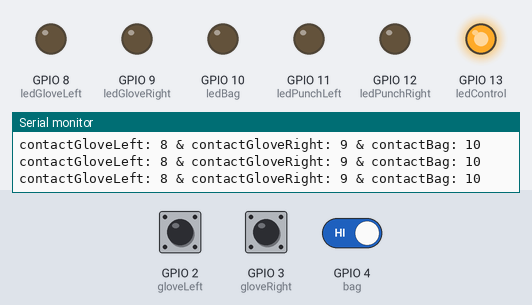
A sketch run on a simulated ESP32-S3. Shown: output pins drawn as LEDs (lit = HIGH), the last lines printed to the serial monitor. The test bench sets the inputs (shaded band); at power-on: GPIO 2 (gloveLeft) HIGH, GPIO 3 (gloveRight) HIGH, GPIO 4 (bag) HIGH. USB keyboard and mouse output is not drawn.

Above: at 3.2 s.
3.3 s: GPIO 2 (gloveLeft) pulled LOW for 0.15 s
At 3.4 s:
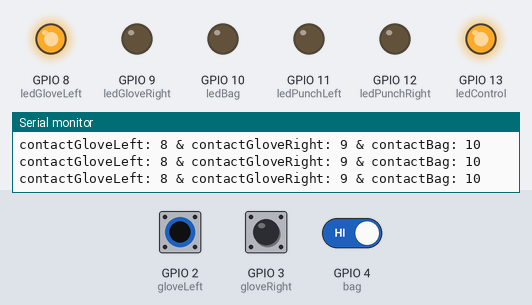
5.0 s: GPIO 3 (gloveRight) pulled LOW for 0.15 s
At 5.11 s:
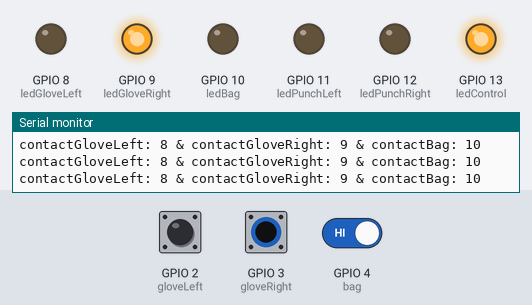
6.7 s: GPIO 4 (bag) driven LOW
At 7.5 s:
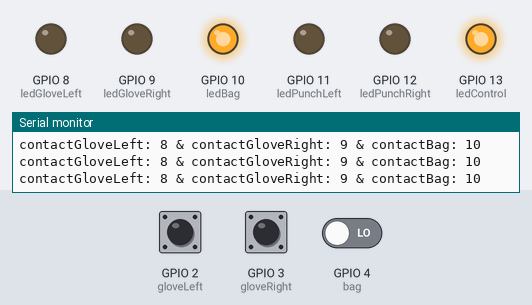
8.2 s: GPIO 2 (gloveLeft) pulled LOW for 1 s
At 9.0 s:
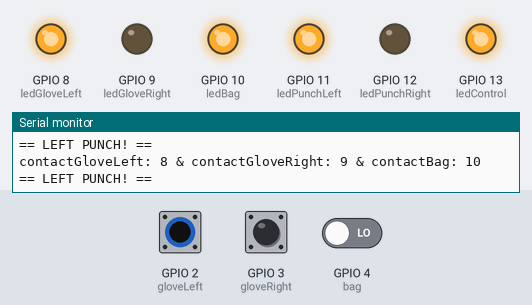
10.7 s: GPIO 3 (gloveRight) pulled LOW for 1 s
At 11.2 s:
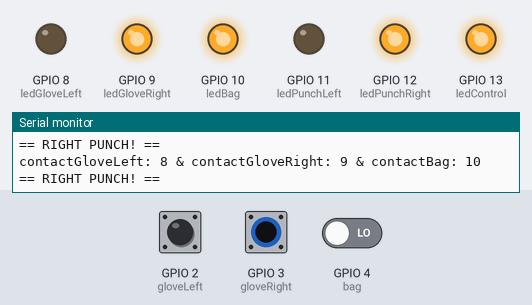
13.2 s: GPIO 3 (gloveRight) pulled LOW for 3.2 s
At 17.2 s:
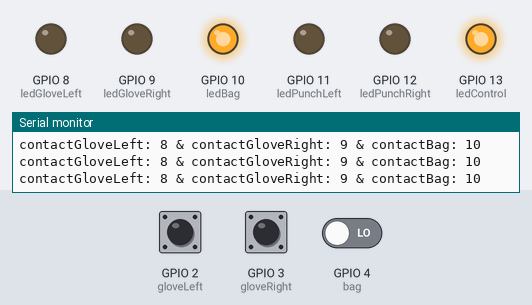
Timing chart, 0 to 18.7 s (numbered marks = the images above; inputs shaded):
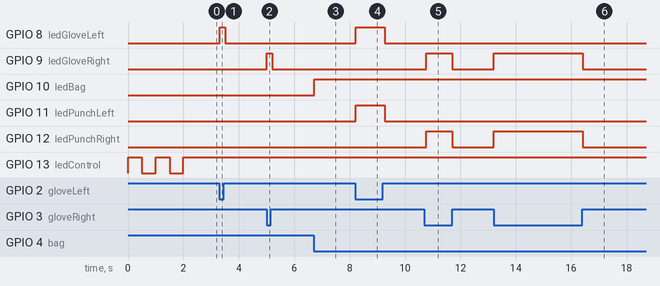

Measured:
- after the input at 3.3 s, GPIO 8 (ledGloveLeft): LOW → HIGH at once, → LOW 0.20 s later
- after the input at 5.0 s, GPIO 9 (ledGloveRight): LOW → HIGH at once, → LOW 0.20 s later
- after the input at 6.7 s, GPIO 10 (ledBag): LOW → HIGH at once
- after the input at 8.2 s, GPIO 8 (ledGloveLeft), GPIO 11 (ledPunchLeft): LOW → HIGH at once, → LOW 1.0 s later
- after the input at 10.7 s, GPIO 9 (ledGloveRight), GPIO 12 (ledPunchRight): LOW → HIGH after 0.07 s, → LOW 0.93 s later
- after the input at 13.2 s, GPIO 9 (ledGloveRight), GPIO 12 (ledPunchRight): LOW → HIGH at once, → LOW 3.2 s later
- by itself, GPIO 13 (ledControl): alternates HIGH for 0.50 s and LOW for 0.50 s, 4 changes in all, then stays HIGH

The sketch:

main.ino
```cpp
#include <BleKeyboard.h>

#define gloveLeft 2
#define gloveRight 3
#define bag 4

// LEDs
#define ledGloveLeft 8
#define ledGloveRight 9
#define ledBag 10
#define ledPunchLeft 11
#define ledPunchRight 12
#define ledControl 13

BleKeyboard bleKeyboard("One Finger Deux Punches", "Stache", 69);

int contactGloveLeft, contactGloveRight, contactBag;
bool punchLeft, punchRight;

void blinkLed(int pin, int times, float seconds) {
  for(int i = 0; i < times; ++i) {
    digitalWrite(pin, HIGH);
    delay(seconds * 1000);
    digitalWrite(pin, LOW);
    delay(seconds * 1000);
  }
}

void setLed(int pin, bool state) {
  if(state) {
    digitalWrite(pin, HIGH);
  } else {
    digitalWrite(pin, LOW);
  }
}

void setup() {
  Serial.begin(115200);

  pinMode(gloveLeft, INPUT);
  pinMode(gloveRight, INPUT);
  pinMode(bag, INPUT);

  // LEDs
  pinMode(ledGloveLeft, OUTPUT);
  pinMode(ledGloveRight, OUTPUT);
  pinMode(ledBag, OUTPUT);
  pinMode(ledPunchLeft, OUTPUT);
  pinMode(ledPunchRight, OUTPUT);
  pinMode(ledControl, OUTPUT);

  contactGloveLeft = LOW;
  contactGloveRight = LOW;
  contactBag = LOW;

  punchLeft = false;
  punchRight = false;

  Serial.println("Starting BLE work!");
  bleKeyboard.begin();

  blinkLed(ledControl, 2, 0.5);
}

void loop() {
  if(bleKeyboard.isConnected()) {
    setLed(ledControl, true);

    contactGloveLeft = digitalRead(gloveLeft);
    contactGloveRight = digitalRead(gloveRight);
    contactBag = digitalRead(bag);

    setLed(ledGloveLeft, contactGloveLeft == LOW);
    setLed(ledGloveRight, contactGloveRight == LOW);
    setLed(ledBag, contactBag == LOW);

    Serial.print("contactGloveLeft: ");
    Serial.print(ledGloveLeft);
    Serial.print(" & contactGloveRight: ");
    Serial.print(ledGloveRight);
    Serial.print(" & contactBag: ");
    Serial.println(ledBag);

    punchLeft = contactGloveLeft == LOW && contactBag == LOW;
    punchRight = contactGloveRight == LOW && contactBag == LOW;

    setLed(ledPunchLeft, punchLeft);
    setLed(ledPunchRight, punchRight);

    if(punchLeft) {
      Serial.println("== LEFT PUNCH! ==");
      bleKeyboard.write(KEY_LEFT_ARROW);
    }

    if(punchRight) {
      Serial.println("== RIGHT PUNCH! ==");
      bleKeyboard.write(KEY_RIGHT_ARROW);
    }

    delay(100);
  } else {
    Serial.println("Not connected!");
    blinkLed(ledControl, 5, 1);
  }
}
```
